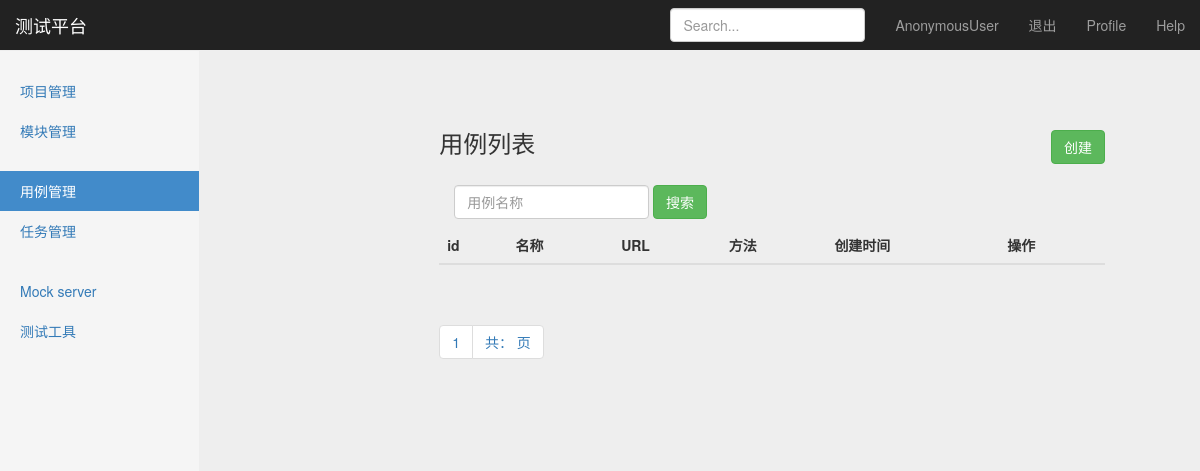
/interface/case_manage/, run on an earlier commit of the app's database.
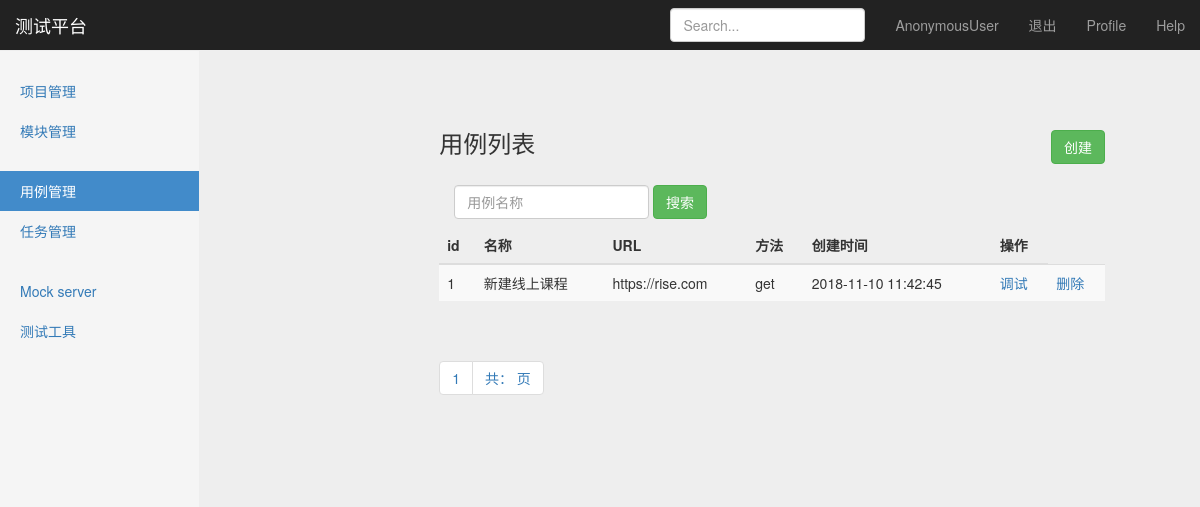
And on a later commit of the database.
### interface_app/models.py (models this page shows, shortened)
class TestCase(models.Model):
    module = models.ForeignKey(Module,on_delete=models.CASCADE)
    name = models.CharField("名称",max_length=100, blank=False, default="")
    url = models.CharField("URL", max_length=100, default="")
    req_method = models.CharField("方法", max_length=10, default="")
    req_type = models.CharField("参数类型",max_length=10, default="")
    req_header = models.TextField("header", default="")
    req_parameter = models.TextField("参数",default="")
    response_assert = models.TextField("验证",default="")
    create_time = models.DateTimeField("创建时间",auto_now=True)

### interface_app/views/testcase_views.py (the view)
# urls.py: path('case_manage/', testcase_views.case_manage),
def case_manage(request):
    testcases = TestCase.objects.all()
    paginator = Paginator(testcases, 2)
    page = request.GET.get("page")
    try:
        contacts = paginator.page(page)
    except PageNotAnInteger:
        contacts =paginator.page(1)#如果页数类型不是整型，取第一页
    except EmptyPage:
        contacts = paginator.page(paginator.num_pages)
    if request.method == "GET":
        return render(request, "case_manage.html",{
            "type":"list",
            "testcases":contacts
        })
    else:
        return HttpResponse("404")

### templates/case_manage.html (shortened to what this page needs)
{% extends "base.html" %}
{% block content %}
    <nav class="navbar navbar-inverse navbar-fixed-top">
      <div class="container-fluid">
        <div class="navbar-header">
          <a class="navbar-brand" href="#">测试平台</a>
        </div>
        <div id="navbar" class="navbar-collapse collapse">
          <ul class="nav navbar-nav navbar-right">
            <li><a href="#">{{ user }}</a></li>
            <li><a href="/logout/">退出</a></li>
            <li><a href="#">Profile</a></li>
            <li><a href="#">Help</a></li>
          </ul>
          <form class="navbar-form navbar-right">
            <input type="text" class="form-control" placeholder="Search...">
          </form>
        </div>
      </div>
    </nav>
    <div class="container-fluid">
        <div class="col-sm-3 col-md-2 sidebar">
          <ul class="nav nav-sidebar">
            <li><a  href="/manage/project_manage/">项目管理</a></li>
            <li><a href="/manage/module_manage/">模块管理</a></li>
          </ul>
          <ul class="nav nav-sidebar">
            <li class="active"><a href="#">用例管理</a></li>
            <li><a href="">任务管理</a></li>
          </ul>
          <ul class="nav nav-sidebar">
            <li><a href="">Mock server</a></li>
            <li><a href="">测试工具</a></li>
          </ul>
        </div>
        <div class="col-sm-9 col-sm-offset-3 col-md-10 col-md-offset-2 main">
        {% if type == "list" %}
            <div class="col-sm-9 col-sm-offset-3 col-md-10 col-md-offset-2 main">
             <h3 class="sub-header">用例列表
           <button type="button" onclick="window.location.href='/interface/add_case/'" style="float: right"
                   class="btn btn-success">创建</button>
          </h3>
          <div class="table-responsive">
              <form class="navbar-form" method="get" action="/interface/search_case_name/">
                  <div class="form-group">
                      <input name="case_name" type="text" placeholder="用例名称" class="form-control">
                  </div>
                  <button type="submit" class="btn btn-success">搜索</button>
              </form>
            <table class="table table-striped">
              <thead>
                <tr>
                  <th>id</th>
                  <th>名称</th>
                  <th>URL</th>
                  <th>方法</th>
                  <th>创建时间</th>
                   <th>操作</th>
                </tr>
              </thead>
              <tbody>
              {% for case in testcases %}
                <tr>
                  <td>{{ case.id }}</td>
                  <td>{{ case.name }}</td>
                  <td>{{ case.url }}</td>
                  <td>{{ case.req_method }}</td>
                  <td>{{ case.create_time | date:"Y-m-d H:i:s"}}</td>
                  <td> <a href="/interface/debug_case/{{ case.id }}">调试</a></td>
                  <td> <a href="/manage/delete_project/{{ case.id }}">删除</a></td>
                </tr>
               {% endfor %}
              </tbody>
            </table>
          </div>
          <div class="pagination">
            <span class="step-links">
                <ul class="pagination">
                    <li><a href="#">{{ testcases.number}}</a></li>
                    <li><a href="#">共：{{ testcases.paginator.numb_pages}} 页</a></li>
                </ul>
            </span>
          </div>
        {% endif %}
</div>
        </div>
      </div>
{% endblock %}

### templates/base.html (shortened to what this page needs)
<!DOCTYPE html>
<html lang="zh-CN">
  <head>
      {% load static %}
    <link rel="stylesheet" type="text/css" href="{% static 'css/bootstrap.min.css' %}">
    <link rel="stylesheet" type="text/css" href="{% static 'css/signin.css' %}">
    <link rel="stylesheet" type="text/css" href="{% static 'css/dashboard.css' %}">
    <link rel="stylesheet" type="text/css" href="{% static 'js/holder.min.js' %}">
  </head>
  <body>
  {% block content %}
  {% endblock %}
  </body>
</html>

### static/css/signin.css (style rules this page uses)
body { padding-top: 40px; padding-bottom: 40px; background-color: #eee; }

### static/css/dashboard.css (style rules this page uses)
body { padding-top: 50px; }
.sub-header { padding-bottom: 10px; border-bottom: 1px solid #eee; }
.navbar-fixed-top { border: 0; }
.sidebar { display: none; }
@media (min-width: 768px) { .sidebar { position: fixed; top: 51px; bottom: 0; left: 0; z-index: 1000; display: block; padding: 20px; overflow-x: hidden; overflow-y: auto; background-color: #f5f5f5; border-right: 1px solid #eee; } }
.nav-sidebar { margin-right: -21px; margin-bottom: 20px; margin-left: -20px; }
.nav-sidebar > li > a { padding-right: 20px; padding-left: 20px; }
.nav-sidebar > .active > a, .nav-sidebar > .active > a:hover, .nav-sidebar > .active > a:focus { color: #fff; background-color: #428bca; }
.main { padding: 20px; }
@media (min-width: 768px) { .main { padding-right: 40px; padding-left: 40px; } }

What changed in the data, as far as the page shows it:
added TestCase: id "1", name "新建线上课程", url "https://rise.com", req_method "get", create_time "2018-11-10 11:42:45"
